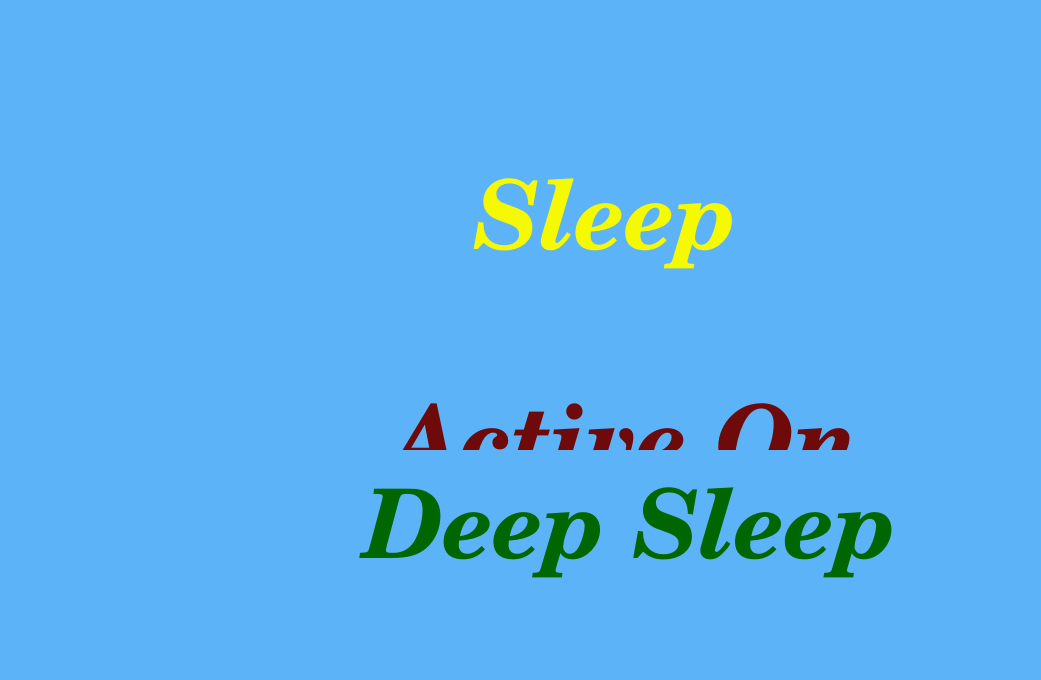
<?xml version="1.0" encoding="UTF-8"?>
<ui version="4.0">
 <class>Widget</class>
 <widget class="QWidget" name="Widget">
  <property name="geometry">
   <rect>
    <x>0</x>
    <y>0</y>
    <width>1041</width>
    <height>680</height>
   </rect>
  </property>
  <property name="palette">
   <palette>
    <active>
     <colorrole role="WindowText">
      <brush brushstyle="SolidPattern">
       <color alpha="255">
        <red>0</red>
        <green>0</green>
        <blue>0</blue>
       </color>
      </brush>
     </colorrole>
     <colorrole role="Dark">
      <brush brushstyle="SolidPattern">
       <color alpha="255">
        <red>170</red>
        <green>85</green>
        <blue>0</blue>
       </color>
      </brush>
     </colorrole>
     <colorrole role="Text">
      <brush brushstyle="SolidPattern">
       <color alpha="255">
        <red>170</red>
        <green>85</green>
        <blue>0</blue>
       </color>
      </brush>
     </colorrole>
     <colorrole role="ButtonText">
      <brush brushstyle="SolidPattern">
       <color alpha="255">
        <red>0</red>
        <green>0</green>
        <blue>0</blue>
       </color>
      </brush>
     </colorrole>
     <colorrole role="Base">
      <brush brushstyle="SolidPattern">
       <color alpha="255">
        <red>255</red>
        <green>255</green>
        <blue>255</blue>
       </color>
      </brush>
     </colorrole>
     <colorrole role="Window">
      <brush brushstyle="SolidPattern">
       <color alpha="255">
        <red>93</red>
        <green>179</green>
        <blue>248</blue>
       </color>
      </brush>
     </colorrole>
    </active>
    <inactive>
     <colorrole role="WindowText">
      <brush brushstyle="SolidPattern">
       <color alpha="255">
        <red>0</red>
        <green>0</green>
        <blue>0</blue>
       </color>
      </brush>
     </colorrole>
     <colorrole role="Dark">
      <brush brushstyle="SolidPattern">
       <color alpha="255">
        <red>170</red>
        <green>85</green>
        <blue>0</blue>
       </color>
      </brush>
     </colorrole>
     <colorrole role="Text">
      <brush brushstyle="SolidPattern">
       <color alpha="255">
        <red>170</red>
        <green>85</green>
        <blue>0</blue>
       </color>
      </brush>
     </colorrole>
     <colorrole role="ButtonText">
      <brush brushstyle="SolidPattern">
       <color alpha="255">
        <red>0</red>
        <green>0</green>
        <blue>0</blue>
       </color>
      </brush>
     </colorrole>
     <colorrole role="Base">
      <brush brushstyle="SolidPattern">
       <color alpha="255">
        <red>255</red>
        <green>255</green>
        <blue>255</blue>
       </color>
      </brush>
     </colorrole>
     <colorrole role="Window">
      <brush brushstyle="SolidPattern">
       <color alpha="255">
        <red>93</red>
        <green>179</green>
        <blue>248</blue>
       </color>
      </brush>
     </colorrole>
    </inactive>
    <disabled>
     <colorrole role="WindowText">
      <brush brushstyle="SolidPattern">
       <color alpha="255">
        <red>170</red>
        <green>85</green>
        <blue>0</blue>
       </color>
      </brush>
     </colorrole>
     <colorrole role="Dark">
      <brush brushstyle="SolidPattern">
       <color alpha="255">
        <red>170</red>
        <green>85</green>
        <blue>0</blue>
       </color>
      </brush>
     </colorrole>
     <colorrole role="Text">
      <brush brushstyle="SolidPattern">
       <color alpha="255">
        <red>170</red>
        <green>85</green>
        <blue>0</blue>
       </color>
      </brush>
     </colorrole>
     <colorrole role="ButtonText">
      <brush brushstyle="SolidPattern">
       <color alpha="255">
        <red>170</red>
        <green>85</green>
        <blue>0</blue>
       </color>
      </brush>
     </colorrole>
     <colorrole role="Base">
      <brush brushstyle="SolidPattern">
       <color alpha="255">
        <red>93</red>
        <green>179</green>
        <blue>248</blue>
       </color>
      </brush>
     </colorrole>
     <colorrole role="Window">
      <brush brushstyle="SolidPattern">
       <color alpha="255">
        <red>93</red>
        <green>179</green>
        <blue>248</blue>
       </color>
      </brush>
     </colorrole>
    </disabled>
   </palette>
  </property>
  <property name="windowTitle">
   <string/>
  </property>
  <property name="autoFillBackground">
   <bool>false</bool>
  </property>
  <widget class="QLabel" name="label">
   <property name="geometry">
    <rect>
     <x>370</x>
     <y>390</y>
     <width>511</width>
     <height>141</height>
    </rect>
   </property>
   <property name="sizePolicy">
    <sizepolicy hsizetype="Expanding" vsizetype="Expanding">
     <horstretch>0</horstretch>
     <verstretch>0</verstretch>
    </sizepolicy>
   </property>
   <property name="palette">
    <palette>
     <active>
      <colorrole role="WindowText">
       <brush brushstyle="SolidPattern">
        <color alpha="255">
         <red>111</red>
         <green>10</green>
         <blue>10</blue>
        </color>
       </brush>
      </colorrole>
     </active>
     <inactive>
      <colorrole role="WindowText">
       <brush brushstyle="SolidPattern">
        <color alpha="255">
         <red>111</red>
         <green>10</green>
         <blue>10</blue>
        </color>
       </brush>
      </colorrole>
     </inactive>
     <disabled>
      <colorrole role="WindowText">
       <brush brushstyle="SolidPattern">
        <color alpha="255">
         <red>170</red>
         <green>85</green>
         <blue>0</blue>
        </color>
       </brush>
      </colorrole>
     </disabled>
    </palette>
   </property>
   <property name="font">
    <font>
     <family>Century Schoolbook L</family>
     <pointsize>72</pointsize>
     <weight>75</weight>
     <italic>true</italic>
     <bold>true</bold>
    </font>
   </property>
   <property name="layoutDirection">
    <enum>Qt::LeftToRight</enum>
   </property>
   <property name="autoFillBackground">
    <bool>true</bool>
   </property>
   <property name="text">
    <string>&lt;html&gt;&lt;head/&gt;&lt;body&gt;&lt;p align=&quot;center&quot;&gt;Active On&lt;/p&gt;&lt;/body&gt;&lt;/html&gt;</string>
   </property>
  </widget>
  <widget class="QLabel" name="label_2">
   <property name="geometry">
    <rect>
     <x>310</x>
     <y>170</y>
     <width>591</width>
     <height>131</height>
    </rect>
   </property>
   <property name="palette">
    <palette>
     <active>
      <colorrole role="WindowText">
       <brush brushstyle="SolidPattern">
        <color alpha="255">
         <red>246</red>
         <green>250</green>
         <blue>1</blue>
        </color>
       </brush>
      </colorrole>
     </active>
     <inactive>
      <colorrole role="WindowText">
       <brush brushstyle="SolidPattern">
        <color alpha="255">
         <red>246</red>
         <green>250</green>
         <blue>1</blue>
        </color>
       </brush>
      </colorrole>
     </inactive>
     <disabled>
      <colorrole role="WindowText">
       <brush brushstyle="SolidPattern">
        <color alpha="255">
         <red>170</red>
         <green>85</green>
         <blue>0</blue>
        </color>
       </brush>
      </colorrole>
     </disabled>
    </palette>
   </property>
   <property name="font">
    <font>
     <family>Century Schoolbook L</family>
     <pointsize>72</pointsize>
     <weight>75</weight>
     <italic>true</italic>
     <bold>true</bold>
    </font>
   </property>
   <property name="layoutDirection">
    <enum>Qt::LeftToRight</enum>
   </property>
   <property name="autoFillBackground">
    <bool>true</bool>
   </property>
   <property name="text">
    <string>&lt;html&gt;&lt;head/&gt;&lt;body&gt;&lt;p align=&quot;center&quot;&gt;Sleep&lt;/p&gt;&lt;/body&gt;&lt;/html&gt;</string>
   </property>
  </widget>
  <widget class="QLabel" name="label_3">
   <property name="geometry">
    <rect>
     <x>350</x>
     <y>450</y>
     <width>561</width>
     <height>171</height>
    </rect>
   </property>
   <property name="palette">
    <palette>
     <active>
      <colorrole role="WindowText">
       <brush brushstyle="SolidPattern">
        <color alpha="255">
         <red>0</red>
         <green>103</green>
         <blue>0</blue>
        </color>
       </brush>
      </colorrole>
     </active>
     <inactive>
      <colorrole role="WindowText">
       <brush brushstyle="SolidPattern">
        <color alpha="255">
         <red>0</red>
         <green>103</green>
         <blue>0</blue>
        </color>
       </brush>
      </colorrole>
     </inactive>
     <disabled>
      <colorrole role="WindowText">
       <brush brushstyle="SolidPattern">
        <color alpha="255">
         <red>170</red>
         <green>85</green>
         <blue>0</blue>
        </color>
       </brush>
      </colorrole>
     </disabled>
    </palette>
   </property>
   <property name="font">
    <font>
     <family>Century Schoolbook L</family>
     <pointsize>72</pointsize>
     <weight>75</weight>
     <italic>true</italic>
     <bold>true</bold>
    </font>
   </property>
   <property name="layoutDirection">
    <enum>Qt::LeftToRight</enum>
   </property>
   <property name="autoFillBackground">
    <bool>true</bool>
   </property>
   <property name="text">
    <string>Deep Sleep</string>
   </property>
   <property name="alignment">
    <set>Qt::AlignCenter</set>
   </property>
  </widget>
 </widget>
 <layoutdefault spacing="6" margin="11"/>
 <resources/>
 <connections/>
</ui>
